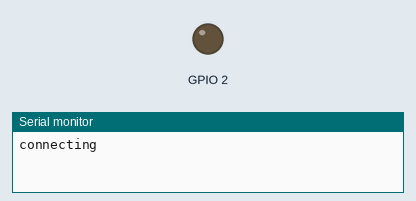
Simulated run of this program. Board: ESP32. Shown: output pins drawn as LEDs (lit = HIGH), the last lines printed to the serial monitor.

Above: at 0.1 s.
At 1.6 s:
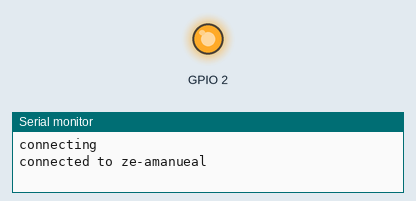
Timing chart, 0 to 3.1 s (numbered marks = the images above):
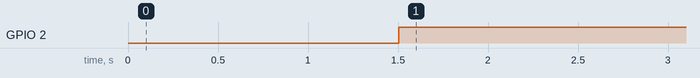

Measured:
- by itself, GPIO 2: LOW → HIGH at 1.5 s

The program:

main.cpp
```cpp
#include <Arduino.h>
#include <wifiMulti.h>

#define WIFI_SSID "ze-amanueal"
#define WIFI_PASSWORD "Ab1234567"

WiFiMulti conn;

void setup() {
  // put your setup code here, to run once:
  Serial.begin(115200);

  pinMode(2, OUTPUT);

  // we can have multiple wifi or access point we can list available wifis and the code will try to connect to the listed netwotks if the 1st fails it trys the 2nd one it keep trys until it connect
  // conn.addAccessPoint() = conn.addAP()
  // conn.addAP(WIFI_SSID, WIFI_PASSWORD);
  // conn.addAP(WIFI_SSID, WIFI_PASSWORD);
  conn.addAP(WIFI_SSID, WIFI_PASSWORD);

  Serial.print("connecting");
  while(conn.run() != WL_CONNECTED){
    Serial.print('.');
    delay(100);
  }

  Serial.println('\n');
  Serial.print("connected to ");
  Serial.println(WIFI_SSID);
}

void loop() {
  // put your main code here, to run repeatedly:
  digitalWrite(2, WiFi.status() == WL_CONNECTED);
}
```
